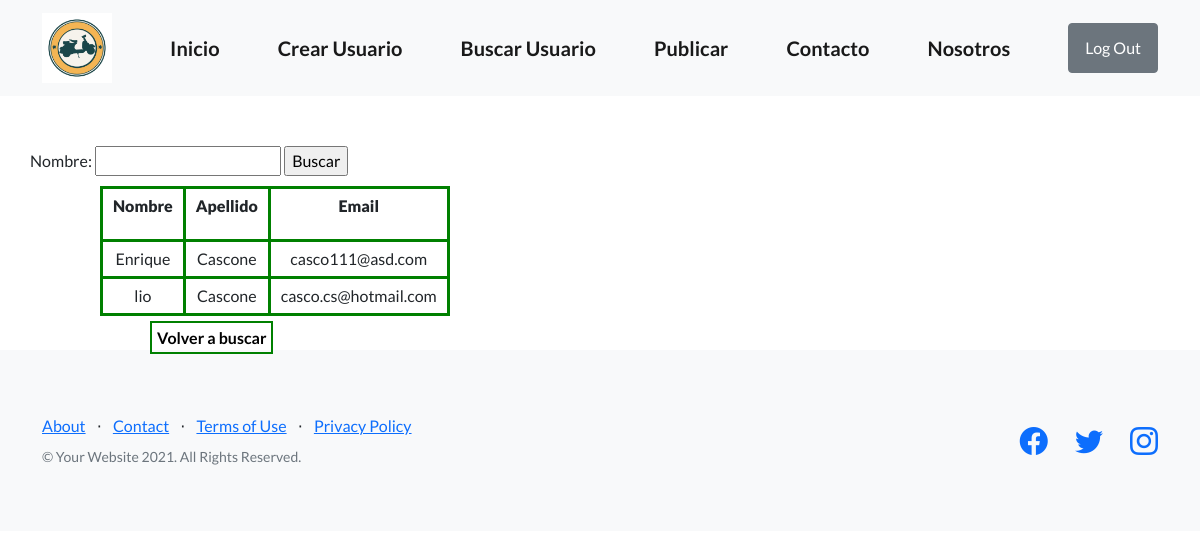
Page /busquedaUsuario/ (signed in) on the committed database.
### appUsuario/models.py (models this page shows, shortened)
class Usuario(models.Model):
    nombre = models.CharField(max_length=128)
    apellido = models.CharField(max_length=128)
    email = models.EmailField()

### appUsuario/views.py (the view)
# urls.py: path('busquedaUsuario/', views.busquedaUsuario, name="busquedaUsuario"),
@login_required
def busquedaUsuario(request):
    usuarios = Usuario.objects.all()
    return render(request, 'appUsuario/busquedaUsuario.html', {"usuarios": usuarios})

### appUsuario/templates/appUsuario/busquedaUsuario.html (shortened to what this page needs)
{% extends "appUsuario/template_basico.html" %}
{% block bloque_base %}
{%if usuarios%}
<form action="{% url 'buscar_usuario' %}" method="GET">
    <span>Nombre:
      <input type="text" name="nombre">
    </span>
    <input type="submit" value="Buscar" />
</form>
  <div class="mostrar-tabla">
    <table class="coder-table">
      <tbody>
        <tr>
          <th>
            <p id="p0"> <strong>Nombre</strong></p>
          </th>
          <th>
            <p id="p1"> <strong>Apellido</strong></p>
          </th>
          <th>
            <p id="p2"> <strong>Email</strong></p>
          </th>
        </tr>
        {% for usuario in usuarios %}
        <tr>
          <td>{{usuario.nombre}}</td>
          <td>{{usuario.apellido}}</td>
          <td>{{usuario.email}}</td>
        </tr>
        {% endfor %}
      </tbody>
    </table>
  </div>
  <a class="boton" href="{% url 'busquedaUsuario' %}"><b>Volver a buscar</b></a>
{%else%}
<h3>No hay usuarios!</h3>
<a class="boton" href="{% url 'crear_usuario' %}"><b>Pulsa para crear</b></a>
{%endif%}
{% endblock bloque_base %}

### appUsuario/templates/appUsuario/busquedaUsuario.html (style rules this page uses)
form { margin: 50px 30px 0px; }
table.coder-table { border: 2px solid green; align-items: center; }
th,td { border: 3px solid green; padding:5px 10px; text-align: center; }
.mostrar-tabla { margin: 10px 100px; display:flex; }
.boton { text-decoration: none; padding: 5px; border: 2px solid green; margin: 10px 150px; color: black; font-size:medium; }

### rows in the picture
Usuario: nombre "Enrique", apellido "Cascone", email "casco111@asd.com"
Usuario: nombre "lio", apellido "Cascone", email "casco.cs@hotmail.com"
